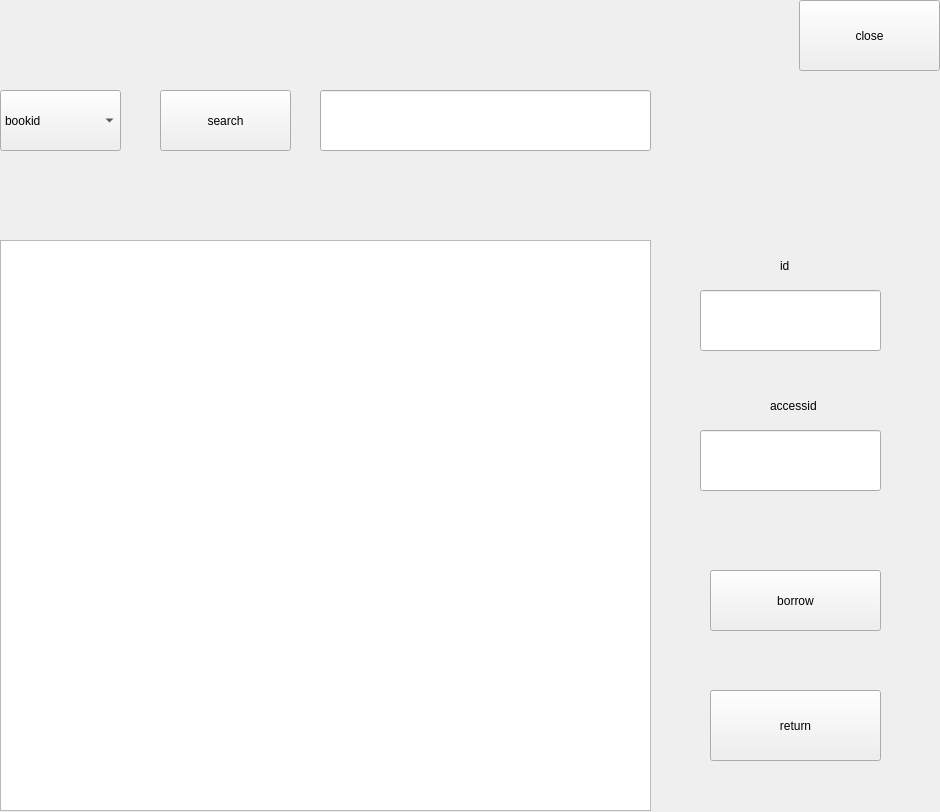
<?xml version="1.0" encoding="UTF-8"?>
<ui version="4.0">
 <class>reader_page</class>
 <widget class="QWidget" name="reader_page">
  <property name="geometry">
   <rect>
    <x>0</x>
    <y>0</y>
    <width>940</width>
    <height>812</height>
   </rect>
  </property>
  <property name="windowTitle">
   <string>Form</string>
  </property>
  <widget class="QTableView" name="tableView">
   <property name="geometry">
    <rect>
     <x>0</x>
     <y>240</y>
     <width>651</width>
     <height>571</height>
    </rect>
   </property>
  </widget>
  <widget class="QLineEdit" name="bookinfo">
   <property name="geometry">
    <rect>
     <x>320</x>
     <y>90</y>
     <width>331</width>
     <height>61</height>
    </rect>
   </property>
  </widget>
  <widget class="QLineEdit" name="id">
   <property name="geometry">
    <rect>
     <x>700</x>
     <y>290</y>
     <width>181</width>
     <height>61</height>
    </rect>
   </property>
  </widget>
  <widget class="QLineEdit" name="accessid">
   <property name="geometry">
    <rect>
     <x>700</x>
     <y>430</y>
     <width>181</width>
     <height>61</height>
    </rect>
   </property>
  </widget>
  <widget class="QComboBox" name="category">
   <property name="geometry">
    <rect>
     <x>0</x>
     <y>90</y>
     <width>121</width>
     <height>61</height>
    </rect>
   </property>
   <item>
    <property name="text">
     <string>bookid</string>
    </property>
   </item>
   <item>
    <property name="text">
     <string>accessid</string>
    </property>
   </item>
   <item>
    <property name="text">
     <string>writer</string>
    </property>
   </item>
   <item>
    <property name="text">
     <string>mybook</string>
    </property>
   </item>
   <item>
    <property name="text">
     <string>in_book</string>
    </property>
   </item>
   <item>
    <property name="text">
     <string>bookname</string>
    </property>
   </item>
   <item>
    <property name="text">
     <string>all</string>
    </property>
   </item>
  </widget>
  <widget class="QPushButton" name="search">
   <property name="geometry">
    <rect>
     <x>160</x>
     <y>90</y>
     <width>131</width>
     <height>61</height>
    </rect>
   </property>
   <property name="text">
    <string>search</string>
   </property>
  </widget>
  <widget class="QPushButton" name="close">
   <property name="geometry">
    <rect>
     <x>799</x>
     <y>0</y>
     <width>141</width>
     <height>71</height>
    </rect>
   </property>
   <property name="text">
    <string>close</string>
   </property>
  </widget>
  <widget class="QLabel" name="label">
   <property name="geometry">
    <rect>
     <x>780</x>
     <y>260</y>
     <width>54</width>
     <height>12</height>
    </rect>
   </property>
   <property name="text">
    <string>id</string>
   </property>
  </widget>
  <widget class="QLabel" name="label_2">
   <property name="geometry">
    <rect>
     <x>770</x>
     <y>400</y>
     <width>54</width>
     <height>12</height>
    </rect>
   </property>
   <property name="text">
    <string>accessid</string>
   </property>
  </widget>
  <widget class="QPushButton" name="borrow">
   <property name="geometry">
    <rect>
     <x>710</x>
     <y>570</y>
     <width>171</width>
     <height>61</height>
    </rect>
   </property>
   <property name="text">
    <string>borrow</string>
   </property>
  </widget>
  <widget class="QPushButton" name="return_3">
   <property name="geometry">
    <rect>
     <x>710</x>
     <y>690</y>
     <width>171</width>
     <height>71</height>
    </rect>
   </property>
   <property name="text">
    <string>return</string>
   </property>
  </widget>
  <widget class="QLabel" name="situation">
   <property name="geometry">
    <rect>
     <x>30</x>
     <y>10</y>
     <width>581</width>
     <height>51</height>
    </rect>
   </property>
   <property name="text">
    <string/>
   </property>
  </widget>
 </widget>
 <resources/>
 <connections/>
</ui>
